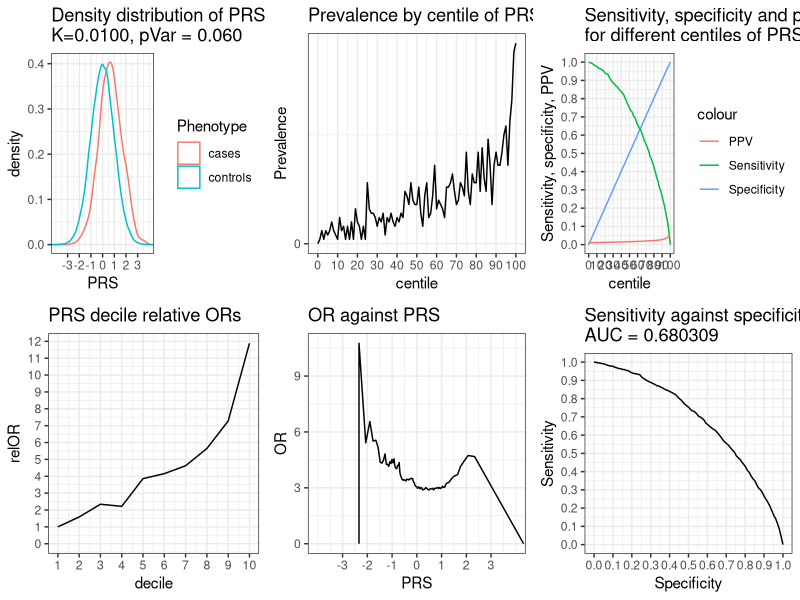
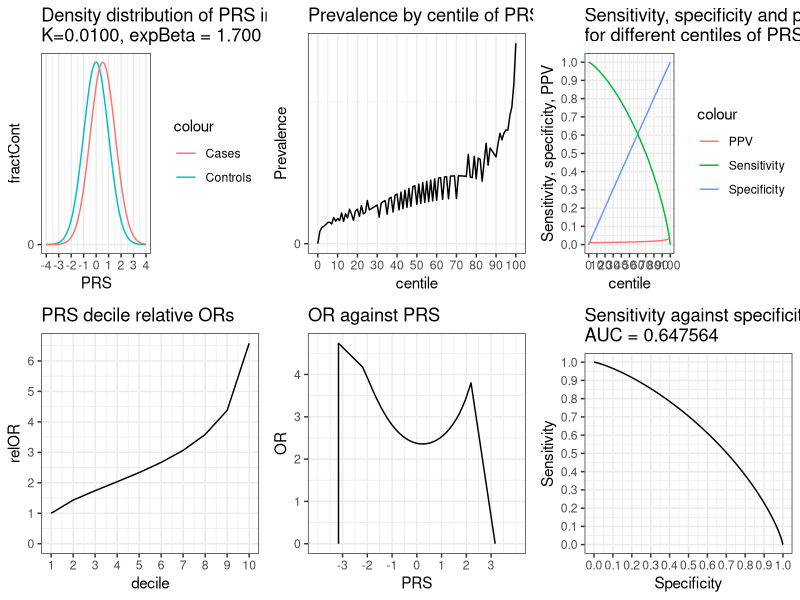

The R script that drew these images, in order:
# Model PRS etc contributing to variance in liability threshold model or using relative risk
# Copyright 2019 David Curtis

# Update from code used in this paper:
# https://www.preprints.org/manuscript/201810.0171/v1

# This version models the PRS in two different ways

# The first is for a liability threshold model, as described in the paper
# For this, set nSub sample size, pVar proportion of variance captured by PRS and K, proportion of cases in population

# The second way assumes that the PRS has a linear effect on log of relative risk, close to logistic regression model
# For this, set expBeta which is the increase in relative risk associated with 1 unit increase in PRS
# Throughout, I have pretended that the odds ratio is the same as the risk ratio and refer to OR rather than RR
# I reckon this is good enough for a relatively rare trait and much easier to work with

library(ggplot2)

# Set these variables to the values you want

nSub=100000 # number of subjects to simulate
pVar=0.06 # proportion of variance explained
K=0.01 # prevalence
expBeta=1.7 # relative risk increase associated with 1 SD increase in PRS

# multiplot from Cookbook for R - http://www.cookbook-r.com/Graphs/Multiple_graphs_on_one_page_(ggplot2)/
multiplot <- function(..., plotlist=NULL, file, cols=1, layout=NULL) {
  library(grid)
  
  # Make a list from the ... arguments and plotlist
  plots <- c(list(...), plotlist)
  
  numPlots = length(plots)
  
  # If layout is NULL, then use 'cols' to determine layout
  if (is.null(layout)) {
    # Make the panel
    # ncol: Number of columns of plots
    # nrow: Number of rows needed, calculated from # of cols
    layout <- matrix(seq(1, cols * ceiling(numPlots/cols)),
                     ncol = cols, nrow = ceiling(numPlots/cols))
  }
  
  if (numPlots==1) {
    print(plots[[1]])
    
  } else {
    # Set up the page
    grid.newpage()
    pushViewport(viewport(layout = grid.layout(nrow(layout), ncol(layout))))
    
    # Make each plot, in the correct location
    for (i in 1:numPlots) {
      # Get the i,j matrix positions of the regions that contain this subplot
      matchidx <- as.data.frame(which(layout == i, arr.ind = TRUE))
      
      print(plots[[i]], vp = viewport(layout.pos.row = matchidx$row,
                                      layout.pos.col = matchidx$col))
    }
  }
}

set.seed(1)
lT=qnorm(1-K)
sP=sqrt(pVar)
sR=sqrt(1-pVar)
subs=data.frame(matrix(0, ncol = 8, nrow =nSub))
colnames(subs)=c("rawP","PRS","Residual","Liability","Phenotype","Specificity","Sensitivity","PPV")
subs$rawP=rnorm(nSub,sd=sP)
subs$Residual=rnorm(nSub,sd=sR)
subs$Liability=subs$rawP+subs$Residual
subs$PRS=subs$rawP/sP
subs$Phenotype[subs$Liability<lT]="controls"
subs$Phenotype[subs$Liability>=lT]="cases"
subs=subs[order(subs$PRS),]
l <- vector("list", 6)
t=sprintf("Distribution of liability in cases and controls,\nK = %.4f, liability threshold = %.2f",K,lT)
lFreq=ggplot(subs, aes(x=Liability,color=Phenotype)) + geom_freqpoly(binwidth=0.05) + theme_bw() +
  theme(axis.text.y=element_blank(),axis.ticks.y=element_blank()) +
  ggtitle(t) + scale_x_continuous(breaks = seq(-3,3,by =1)) + coord_cartesian(xlim=c(-4,4))
t=sprintf("Frequency distribution of PRS in cases and controls,\nK=%.4f, pVar = %.3f",K,pVar)
pFreq=ggplot(subs, aes(x=PRS,color=Phenotype)) + geom_freqpoly(binwidth=0.1) + theme_bw() +
  theme(axis.text.y=element_blank(),axis.ticks.y=element_blank()) +
  ggtitle(t) + scale_x_continuous(breaks = seq(-3,3,by =1))  + coord_cartesian(xlim=c(-4,4))
t=sprintf("Density distribution of PRS in cases and controls,\nK=%.4f, pVar = %.3f",K,pVar)
pDist=ggplot(subs, aes(x=PRS,color=Phenotype)) + geom_density() + theme_bw() +
  ggtitle(t) + scale_x_continuous(breaks = seq(-3,3,by =1))  + coord_cartesian(xlim=c(-4,4))
centiles=data.frame(matrix(0, ncol = 10, nrow =101))
colnames(centiles)=c("centile","PRS","controls","cases","Prevalence","Specificity","Sensitivity","PPV","AUC","OR")
centiles$centile=(0:100)
hundredth=nSub/100
totControl=0
totCase=0
for (r in 2:101)
{
  centiles$PRS[r]=subs$PRS[nSub/100*(r-1)]
  part=subs$Phenotype[(hundredth*(centiles$centile[r]-1)+1):(hundredth*(centiles$centile[r]))]
  nControl=length(which(part=="controls"))
  centiles$controls[r]=nControl
  totControl=totControl+nControl
  nCase=length(which(part=="cases"))
  centiles$cases[r]=nCase
  totCase=totCase+nCase
}
centiles$cases[1]=0
centiles$controls[1]=hundredth
centiles$PRS[1]=centiles$PRS[2]
controlsSoFar=0
casesSoFar=0
centiles$Prevalence=centiles$cases/hundredth
totAUC=0
tCase=0.25
tControl=0.25
tOR=3
for (r in 2:101)
{
  controlsSoFar=controlsSoFar+centiles$controls[r]
  casesSoFar=casesSoFar+centiles$cases[r]
  centiles$Specificity[r]=controlsSoFar/totControl
  centiles$Sensitivity[r]=1-casesSoFar/totCase
  if ((1-centiles$Sensitivity[r])>tCase) {
    m=sprintf("Quartile for cases finishes at %d th centile",r)
    print(m)
    tCase=tCase+0.25
  }
  if (centiles$Specificity[r]>tControl) {
    m=sprintf("Quartile for controls finishes at %d th centile",r)
    print(m)
    tControl=tControl+0.25
  }

    AUC=(centiles$Sensitivity[r-1]+centiles$Sensitivity[r])*0.5*(centiles$Specificity[r]-centiles$Specificity[r-1])
    centiles$AUC[r]=AUC
    totAUC=totAUC+AUC
    centiles$PPV[r]=(totCase-casesSoFar)/((totCase-casesSoFar)+(totControl-controlsSoFar))
    if (r<101) {
      centiles$OR[r]=(totCase-casesSoFar)/(totControl-controlsSoFar)/(casesSoFar/controlsSoFar)
      if (centiles$OR[r]>tOR && r>50) {
        m=sprintf("OR reaches %d at %d th centile",tOR,r)
        print(m)
        tOR=tOR+1
      }
  }
}
centiles$AUC[1]=0
centiles$Specificity[1]=0
centiles$Sensitivity[1]=1
centiles$PPV[101]=centiles$PPV[100]

deciles=data.frame(matrix(0, ncol = 5, nrow =10))
colnames(deciles)=c("decile","PRS","controls","cases","relOR")
deciles$decile=(1:10)
for (r in 1:10)
{
  deciles$PRS[r]=centiles$PRS[(r-1)*10+6]
  deciles$controls[r]=0
  deciles$cases[r]=0
  for (rr in 1:10)
  {
    deciles$controls[r]=deciles$controls[r]+centiles$controls[(r-1)*10+1+rr]
    deciles$cases[r]=deciles$cases[r]+centiles$cases[(r-1)*10+1+rr]
  }
  if (r==1) {
    baseOdds=deciles$cases[r]/deciles$controls[r]
  }
  deciles$relOR[r]=(deciles$cases[r]/deciles$controls[r])/baseOdds
}

t=sprintf("PRS decile relative ORs")
decOR=ggplot(deciles,aes(decile,relOR)) + geom_line() + theme_bw() +
  scale_x_continuous(breaks = seq(1,10,by=1))  + expand_limits( y = 0) + scale_y_continuous(breaks=seq(0,100,1)) +
  ggtitle(t)
t=sprintf("OR against PRS")
OR=ggplot(centiles,aes(PRS,OR)) + geom_line() + theme_bw() +
  scale_x_continuous(breaks = seq(-3,3,by=1))  + 
  coord_cartesian(xlim=c(-4,4)) +
  ggtitle(t)
t=sprintf("Prevalence by centile of PRS")
Prevalence=ggplot(centiles,aes(centile,Prevalence)) + geom_line() + theme_bw() +
  scale_x_continuous(breaks = seq(0,100,by =10)) + 
  scale_y_continuous(breaks = seq(0,1,by =0.05)) +
  ggtitle(t)
t=sprintf("Sensitivity, specificity and positive predictive value\nfor different values of PRS")
SpecSens=ggplot(centiles,aes(PRS)) + 
  geom_line(aes(y=Specificity,colour="Specificity")) + 
  geom_line(aes(y=Sensitivity,colour="Sensitivity")) + 
  geom_line(aes(y=PPV,colour="PPV")) + 
  ggtitle(t) + 
  scale_x_continuous(breaks = seq(-3,3,by =1))  + 
  coord_cartesian(xlim=c(-4,4)) +
  scale_y_continuous(breaks = seq(0,1,by =0.1)) +
  ylab("Sensitivity, specificity, PPV") +
  theme_bw()
t=sprintf("Sensitivity, specificity and positive predictive value\nfor different centiles of PRS")
SpecSensCent=ggplot(centiles,aes(centile)) + 
  geom_line(aes(y=Specificity,colour="Specificity")) + 
  geom_line(aes(y=Sensitivity,colour="Sensitivity")) + 
  geom_line(aes(y=PPV,colour="PPV")) + 
  ggtitle(t) + scale_x_continuous(breaks = seq(-3,3,by =1))  + 
  scale_x_continuous(breaks = seq(0,100,by =10)) + 
  scale_y_continuous(breaks = seq(0,1,by =0.1)) +
  ylab("Sensitivity, specificity, PPV") +
  theme_bw()
t=sprintf("Sensitivity against specificity,\nAUC = %f",totAUC)
ROC=ggplot(centiles,aes(Specificity,Sensitivity)) + geom_line() + theme_bw() +
  scale_x_continuous(breaks = seq(0,1,by =0.1)) + 
  scale_y_continuous(breaks = seq(0,1,by =0.1)) +
  ggtitle(t)
# l[[1]]=lFreq
# l[[1]]=pFreq
l[[1]]=pDist
l[[2]]=decOR
l[[3]]=Prevalence
l[[4]]=OR
l[[5]]=SpecSensCent
l[[6]]=ROC
multiplot(plotlist=l,cols=3)

beta=log(expBeta)
risks=data.frame(matrix(0, ncol = 9, nrow =801))
colnames(risks)=c("PRS","Density","caseProportion","Risk","fractCont","fractCase","Specificity","Sensitivity","PPV")
risks$PRS=(-400:400)/100
risks$Density=dnorm(risks$PRS)
risks$caseProportion=exp(risks$PRS*beta)*risks$Density*0.01
expAlpha=K/sum(risks$caseProportion)
risks$Risk=exp(risks$PRS*beta)*expAlpha
risks$fractCont=risks$Density*0.01*(1-risks$Risk)/(1-K)
risks$fractCase=risks$Density*0.01*risks$Risk/K
t=sprintf("Density distribution of PRS in cases and controls,\nK=%.4f, expBeta = %.3f",K,expBeta)
pDistRisk=ggplot(risks, aes(PRS)) +
  geom_line(aes(y=fractCont,colour="Controls")) + 
  geom_line(aes(y=fractCase,colour="Cases")) + 
  ggtitle(t) + 
  scale_x_continuous(breaks = seq(-4,4,by =1))  + 
  coord_cartesian(xlim=c(-4,4)) +
  scale_y_continuous(breaks = seq(0,1,by =0.1)) +
  theme_bw()

totControl=nSub*(1-K)
totCase=nSub*K
totPercent=0
lastr=1
nControl=0
nCase=0
thisPercent=0
rr=2
for (r in 2:801)
{
  nControl=nControl+risks$fractCont[r]*(1-K)*nSub
  nCase=nCase+risks$fractCase[r]*K*nSub
  thisPercent=thisPercent+risks$Density[r]*0.01
  if (thisPercent>=0.01 || r==801) {
   centiles$controls[rr]=nControl
   centiles$cases[rr]=nCase
   centiles$PRS[rr]=(risks$PRS[lastr]+risks$PRS[r])/2
   lastr=r
   rr=rr+1
   totPercent=totPercent+0.01
   thisPercent=thisPercent-0.01
   nControl=0
   nCase=0
  }
}

centiles$cases[1]=0
centiles$controls[1]=hundredth
centiles$PRS[1]=centiles$PRS[2]
controlsSoFar=0
casesSoFar=0
centiles$Prevalence=centiles$cases/hundredth
totAUC=0
tCase=0.25
tControl=0.25
tOR=3
for (r in 2:101)
{
  controlsSoFar=controlsSoFar+centiles$controls[r]
  casesSoFar=casesSoFar+centiles$cases[r]
  centiles$Specificity[r]=controlsSoFar/totControl
  centiles$Sensitivity[r]=1-casesSoFar/totCase
  if ((1-centiles$Sensitivity[r])>tCase) {
    m=sprintf("Quartile for cases finishes at %d th centile",r)
    print(m)
    tCase=tCase+0.25
  }
  if (centiles$Specificity[r]>tControl) {
    m=sprintf("Quartile for controls finishes at %d th centile",r)
    print(m)
    tControl=tControl+0.25
  }

    AUC=(centiles$Sensitivity[r-1]+centiles$Sensitivity[r])*0.5*(centiles$Specificity[r]-centiles$Specificity[r-1])
    centiles$AUC[r]=AUC
    totAUC=totAUC+AUC
    centiles$PPV[r]=(totCase-casesSoFar)/((totCase-casesSoFar)+(totControl-controlsSoFar))
    if (r<101) {
      centiles$OR[r]=(totCase-casesSoFar)/(totControl-controlsSoFar)/(casesSoFar/controlsSoFar)
      if (centiles$OR[r]>tOR && r>50) {
        m=sprintf("OR reaches %d at %d th centile",tOR,r)
        print(m)
        tOR=tOR+1
      }
  }
}
centiles$AUC[1]=0
centiles$Specificity[1]=0
centiles$Sensitivity[1]=1
centiles$PPV[101]=centiles$PPV[100]

deciles=data.frame(matrix(0, ncol = 5, nrow =10))
colnames(deciles)=c("decile","PRS","controls","cases","relOR")
deciles$decile=(1:10)
for (r in 1:10)
{
  deciles$PRS[r]=centiles$PRS[(r-1)*10+6]
  deciles$controls[r]=0
  deciles$cases[r]=0
  for (rr in 1:10)
  {
    deciles$controls[r]=deciles$controls[r]+centiles$controls[(r-1)*10+1+rr]
    deciles$cases[r]=deciles$cases[r]+centiles$cases[(r-1)*10+1+rr]
  }
  if (r==1) {
    baseOdds=deciles$cases[r]/deciles$controls[r]
  }
  deciles$relOR[r]=(deciles$cases[r]/deciles$controls[r])/baseOdds
}

t=sprintf("PRS decile relative ORs")
decORRisk=ggplot(deciles,aes(decile,relOR)) + geom_line() + theme_bw() +
  scale_x_continuous(breaks = seq(1,10,by=1))  + expand_limits( y = 0) + scale_y_continuous(breaks=seq(0,100,1)) +
  ggtitle(t)
t=sprintf("OR against PRS")
ORRisk=ggplot(centiles,aes(PRS,OR)) + geom_line() + theme_bw() +
  scale_x_continuous(breaks = seq(-3,3,by=1))  + 
  coord_cartesian(xlim=c(-4,4)) +
  ggtitle(t)
t=sprintf("Prevalence by centile of PRS")
PrevalenceRisk=ggplot(centiles,aes(centile,Prevalence)) + geom_line() + theme_bw() +
  scale_x_continuous(breaks = seq(0,100,by =10)) + 
  scale_y_continuous(breaks = seq(0,1,by =0.05)) +
  ggtitle(t)
t=sprintf("Sensitivity, specificity and positive predictive value\nfor different values of PRS")
SpecSensRisk=ggplot(centiles,aes(PRS)) + 
  geom_line(aes(y=Specificity,colour="Specificity")) + 
  geom_line(aes(y=Sensitivity,colour="Sensitivity")) + 
  geom_line(aes(y=PPV,colour="PPV")) + 
  ggtitle(t) + 
  scale_x_continuous(breaks = seq(-3,3,by =1))  + 
  coord_cartesian(xlim=c(-4,4)) +
  scale_y_continuous(breaks = seq(0,1,by =0.1)) +
  ylab("Sensitivity, specificity, PPV") +
  theme_bw()
t=sprintf("Sensitivity, specificity and positive predictive value\nfor different centiles of PRS")
SpecSensCentRisk=ggplot(centiles,aes(centile)) + 
  geom_line(aes(y=Specificity,colour="Specificity")) + 
  geom_line(aes(y=Sensitivity,colour="Sensitivity")) + 
  geom_line(aes(y=PPV,colour="PPV")) + 
  ggtitle(t) + scale_x_continuous(breaks = seq(-3,3,by =1))  + 
  scale_x_continuous(breaks = seq(0,100,by =10)) + 
  scale_y_continuous(breaks = seq(0,1,by =0.1)) +
  ylab("Sensitivity, specificity, PPV") +
  theme_bw()
t=sprintf("Sensitivity against specificity,\nAUC = %f",totAUC)
ROCRisk=ggplot(centiles,aes(Specificity,Sensitivity)) + geom_line() + theme_bw() +
  scale_x_continuous(breaks = seq(0,1,by =0.1)) + 
  scale_y_continuous(breaks = seq(0,1,by =0.1)) +
  ggtitle(t)
r <- vector("list", 6)
r[[1]]=pDistRisk
r[[2]]=decORRisk
r[[3]]=PrevalenceRisk
r[[4]]=ORRisk
r[[5]]=SpecSensCentRisk
r[[6]]=ROCRisk
dev.new()
multiplot(plotlist=r,cols=3)

